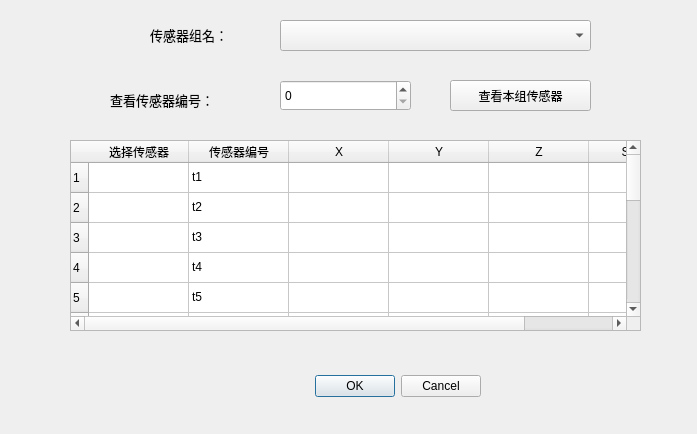
<?xml version="1.0" encoding="UTF-8"?>
<ui version="4.0">
 <class>Dialog</class>
 <widget class="QDialog" name="Dialog">
  <property name="geometry">
   <rect>
    <x>0</x>
    <y>0</y>
    <width>697</width>
    <height>434</height>
   </rect>
  </property>
  <property name="windowTitle">
   <string>修改传感器</string>
  </property>
  <widget class="QDialogButtonBox" name="buttonBox">
   <property name="geometry">
    <rect>
     <x>140</x>
     <y>370</y>
     <width>341</width>
     <height>32</height>
    </rect>
   </property>
   <property name="orientation">
    <enum>Qt::Horizontal</enum>
   </property>
   <property name="standardButtons">
    <set>QDialogButtonBox::Cancel|QDialogButtonBox::Ok</set>
   </property>
  </widget>
  <widget class="QLabel" name="label">
   <property name="geometry">
    <rect>
     <x>150</x>
     <y>20</y>
     <width>111</width>
     <height>31</height>
    </rect>
   </property>
   <property name="text">
    <string>&lt;html&gt;&lt;head/&gt;&lt;body&gt;&lt;p&gt;&lt;span style=&quot; font-size:10pt;&quot;&gt;传感器组名：&lt;/span&gt;&lt;/p&gt;&lt;/body&gt;&lt;/html&gt;</string>
   </property>
  </widget>
  <widget class="QTableWidget" name="tableWidget">
   <property name="geometry">
    <rect>
     <x>70</x>
     <y>140</y>
     <width>571</width>
     <height>191</height>
    </rect>
   </property>
   <row>
    <property name="text">
     <string>1</string>
    </property>
   </row>
   <row>
    <property name="text">
     <string>2</string>
    </property>
   </row>
   <row>
    <property name="text">
     <string>3</string>
    </property>
   </row>
   <row>
    <property name="text">
     <string>4</string>
    </property>
   </row>
   <row>
    <property name="text">
     <string>5</string>
    </property>
   </row>
   <row>
    <property name="text">
     <string>6</string>
    </property>
   </row>
   <row>
    <property name="text">
     <string>7</string>
    </property>
   </row>
   <row>
    <property name="text">
     <string>8</string>
    </property>
   </row>
   <row>
    <property name="text">
     <string>9</string>
    </property>
   </row>
   <row>
    <property name="text">
     <string>10</string>
    </property>
   </row>
   <row>
    <property name="text">
     <string>11</string>
    </property>
   </row>
   <row>
    <property name="text">
     <string>12</string>
    </property>
   </row>
   <row>
    <property name="text">
     <string>13</string>
    </property>
   </row>
   <row>
    <property name="text">
     <string>14</string>
    </property>
   </row>
   <row>
    <property name="text">
     <string>15</string>
    </property>
   </row>
   <row>
    <property name="text">
     <string>16</string>
    </property>
   </row>
   <column>
    <property name="text">
     <string>选择传感器</string>
    </property>
   </column>
   <column>
    <property name="text">
     <string>传感器编号</string>
    </property>
   </column>
   <column>
    <property name="text">
     <string>X</string>
    </property>
   </column>
   <column>
    <property name="text">
     <string>Y</string>
    </property>
   </column>
   <column>
    <property name="text">
     <string>Z</string>
    </property>
   </column>
   <column>
    <property name="text">
     <string>Speed</string>
    </property>
   </column>
   <item row="0" column="1">
    <property name="text">
     <string>t1</string>
    </property>
   </item>
   <item row="0" column="2">
    <property name="text">
     <string/>
    </property>
   </item>
   <item row="1" column="1">
    <property name="text">
     <string>t2</string>
    </property>
   </item>
   <item row="2" column="1">
    <property name="text">
     <string>t3</string>
    </property>
   </item>
   <item row="3" column="1">
    <property name="text">
     <string>t4</string>
    </property>
   </item>
   <item row="4" column="1">
    <property name="text">
     <string>t5</string>
    </property>
   </item>
   <item row="5" column="1">
    <property name="text">
     <string>t6</string>
    </property>
   </item>
   <item row="6" column="1">
    <property name="text">
     <string>t7</string>
    </property>
   </item>
   <item row="7" column="1">
    <property name="text">
     <string>t8</string>
    </property>
   </item>
   <item row="8" column="1">
    <property name="text">
     <string>t9</string>
    </property>
   </item>
   <item row="9" column="1">
    <property name="text">
     <string>t10</string>
    </property>
   </item>
   <item row="10" column="1">
    <property name="text">
     <string>t11</string>
    </property>
   </item>
   <item row="11" column="1">
    <property name="text">
     <string>t12</string>
    </property>
   </item>
   <item row="12" column="1">
    <property name="text">
     <string>t13</string>
    </property>
   </item>
   <item row="13" column="1">
    <property name="text">
     <string>t14</string>
    </property>
   </item>
   <item row="14" column="1">
    <property name="text">
     <string>t15</string>
    </property>
   </item>
   <item row="15" column="1">
    <property name="text">
     <string>t16</string>
    </property>
   </item>
  </widget>
  <widget class="QLabel" name="label_2">
   <property name="geometry">
    <rect>
     <x>110</x>
     <y>80</y>
     <width>151</width>
     <height>41</height>
    </rect>
   </property>
   <property name="text">
    <string>&lt;html&gt;&lt;head/&gt;&lt;body&gt;&lt;p&gt;&lt;span style=&quot; font-size:10pt;&quot;&gt;查看传感器编号：&lt;/span&gt;&lt;/p&gt;&lt;/body&gt;&lt;/html&gt;</string>
   </property>
  </widget>
  <widget class="QSpinBox" name="spinBox">
   <property name="geometry">
    <rect>
     <x>280</x>
     <y>80</y>
     <width>131</width>
     <height>31</height>
    </rect>
   </property>
  </widget>
  <widget class="QPushButton" name="pushButton">
   <property name="geometry">
    <rect>
     <x>450</x>
     <y>80</y>
     <width>141</width>
     <height>31</height>
    </rect>
   </property>
   <property name="text">
    <string>查看本组传感器</string>
   </property>
  </widget>
  <widget class="QComboBox" name="comboBox">
   <property name="geometry">
    <rect>
     <x>280</x>
     <y>20</y>
     <width>311</width>
     <height>31</height>
    </rect>
   </property>
  </widget>
 </widget>
 <resources/>
 <connections>
  <connection>
   <sender>buttonBox</sender>
   <signal>accepted()</signal>
   <receiver>Dialog</receiver>
   <slot>accept()</slot>
   <hints>
    <hint type="sourcelabel">
     <x>248</x>
     <y>370</y>
    </hint>
    <hint type="destinationlabel">
     <x>157</x>
     <y>274</y>
    </hint>
   </hints>
  </connection>
  <connection>
   <sender>buttonBox</sender>
   <signal>rejected()</signal>
   <receiver>Dialog</receiver>
   <slot>reject()</slot>
   <hints>
    <hint type="sourcelabel">
     <x>316</x>
     <y>370</y>
    </hint>
    <hint type="destinationlabel">
     <x>286</x>
     <y>274</y>
    </hint>
   </hints>
  </connection>
  <connection>
   <sender>spinBox</sender>
   <signal>valueChanged(int)</signal>
   <receiver>Dialog</receiver>
   <slot>change_table()</slot>
   <hints>
    <hint type="sourcelabel">
     <x>370</x>
     <y>97</y>
    </hint>
    <hint type="destinationlabel">
     <x>506</x>
     <y>74</y>
    </hint>
   </hints>
  </connection>
  <connection>
   <sender>pushButton</sender>
   <signal>clicked()</signal>
   <receiver>Dialog</receiver>
   <slot>check_sensor()</slot>
   <hints>
    <hint type="sourcelabel">
     <x>542</x>
     <y>104</y>
    </hint>
    <hint type="destinationlabel">
     <x>620</x>
     <y>108</y>
    </hint>
   </hints>
  </connection>
  <connection>
   <sender>comboBox</sender>
   <signal>currentIndexChanged(QString)</signal>
   <receiver>Dialog</receiver>
   <slot>showTable()</slot>
   <hints>
    <hint type="sourcelabel">
     <x>425</x>
     <y>39</y>
    </hint>
    <hint type="destinationlabel">
     <x>68</x>
     <y>63</y>
    </hint>
   </hints>
  </connection>
 </connections>
 <slots>
  <slot>change_table()</slot>
  <slot>check_sensor()</slot>
  <slot>showTable()</slot>
 </slots>
</ui>
